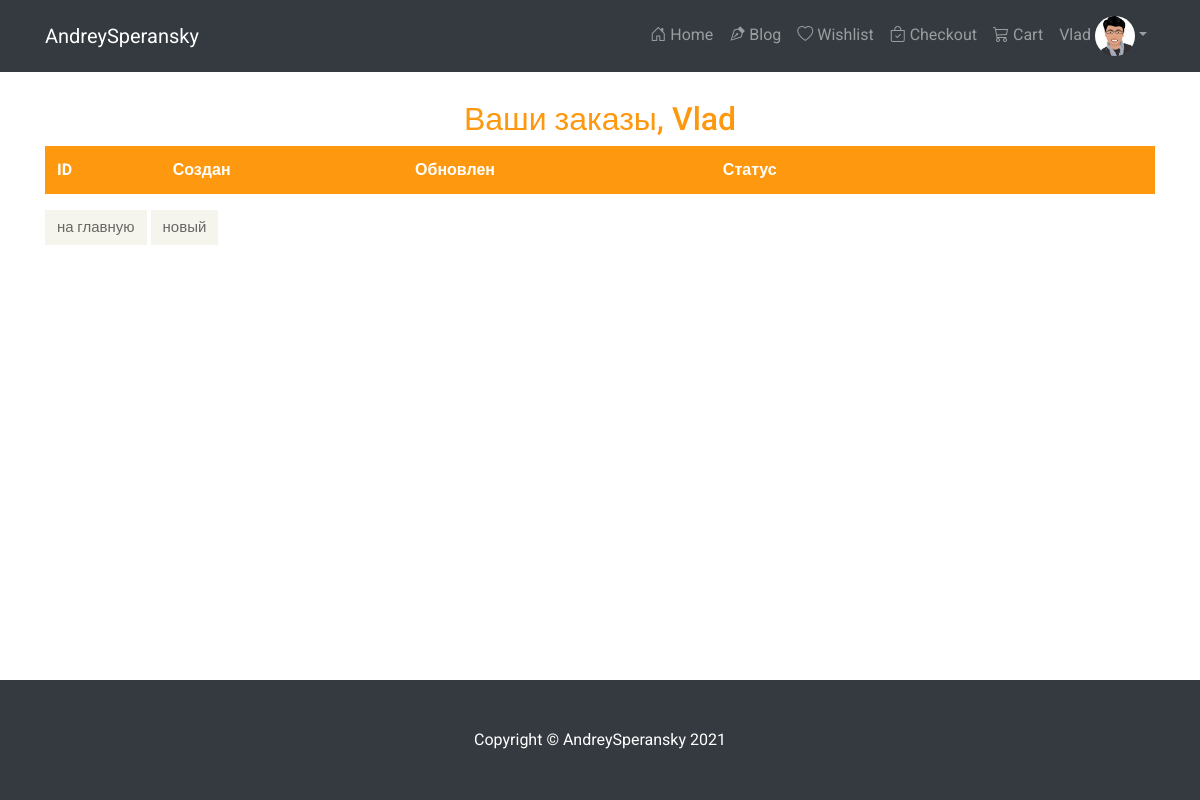
Before: /order/ (signed in) with the older database file.
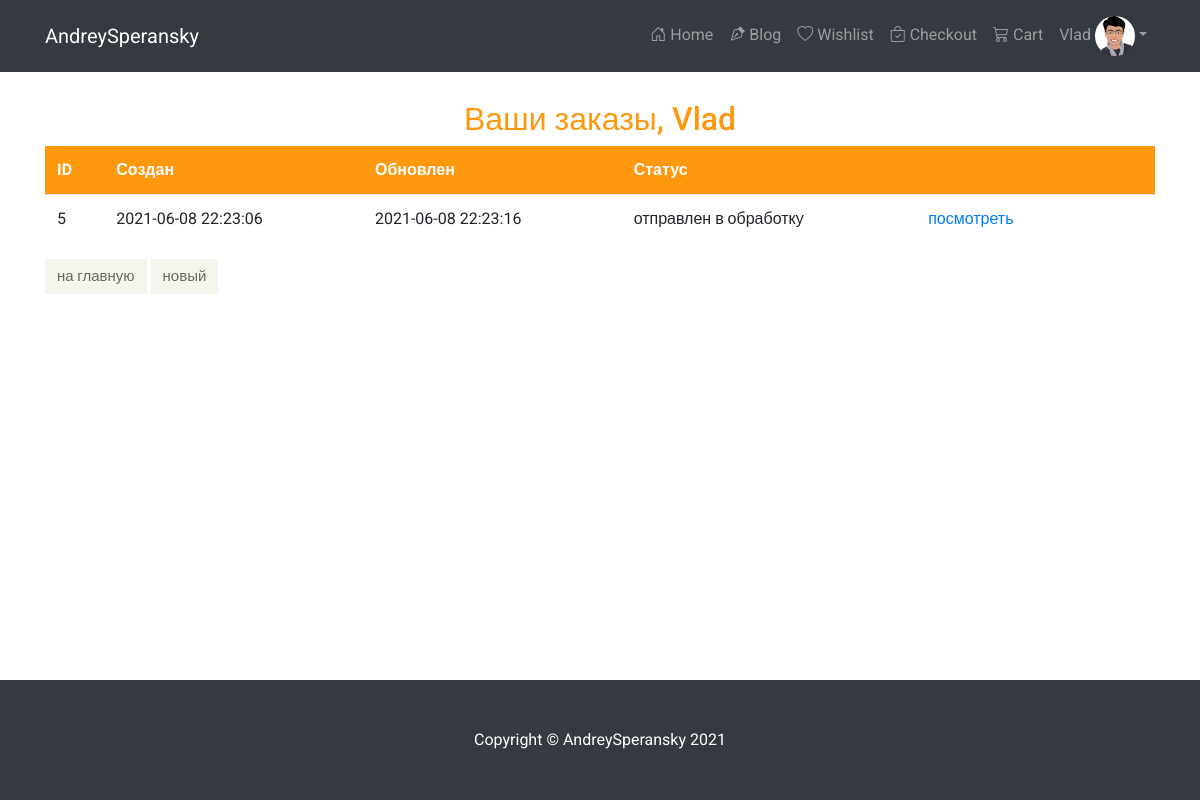
After: the same page with the newer database file.
### authapp/models.py (models this page shows, shortened)
class ShopUser(AbstractUser):
    avatar = models.ImageField(upload_to='avatars/%Y/%m/%d/', verbose_name='аватар', blank=True)

### ordersapp/models.py (models this page shows, shortened)
class Order(models.Model):
    FORMING = 'FM'
    SENT_TO_PROCEED = 'STP'
    PROCEEDED = 'PRD'
    PAID = 'PD'
    READY = 'RDY'
    CANCEL = 'CNC'
    ORDER_STATUS_CHOICES = (
        (FORMING, 'формируется'),
        (SENT_TO_PROCEED, 'отправлен в обработку'),
        (PAID, 'оплачен'),
        (PROCEEDED, 'обрабатывается'),
        (READY, 'готов к выдаче'),
        (CANCEL, 'отменен'),
    )
    user = models.ForeignKey(settings.AUTH_USER_MODEL, on_delete=models.CASCADE)
    created = models.DateTimeField(verbose_name='создан', auto_now_add=True)
    updated = models.DateTimeField(verbose_name='обновлен', auto_now=True)
    status = models.CharField(verbose_name='статус', max_length=3, choices=ORDER_STATUS_CHOICES, default=FORMING)
    is_active = models.BooleanField(verbose_name='активен', default=True)
    class Meta:
        ordering = ('-created',)
        verbose_name = 'заказ'
        verbose_name_plural = 'заказы'

### ordersapp/views.py (the view)
# urls.py: path('', ordersapp.OrderList.as_view(), name='orders_list'),
class OrderList(ListView):
    model = Order
    def get_queryset(self):
        return Order.objects.filter(user=self.request.user)

### ordersapp/templates/ordersapp/order_list.html (shortened to what this page needs)
{% extends 'ordersapp/base.html' %}
{% load static %}
{% block content %}
    <div class="h2 text-center head">
        Ваши заказы, {% if user.first_name %}{{ user.first_name|title}}{% else %}Пользователь{% endif %}
    </div>
    <table class="table orders_list">
        <thead>
          <tr class="order_menu">
            <th>ID</th>
            <th>Создан</th>
            <th>Обновлен</th>
            <th>Статус</th>
            <th></th>
            <th></th>
            <th></th>
          </tr>
        </thead>
        <tbody>
            {% for item in object_list %}
                {% if item.is_active %}
                <tr>
                    <td class="td1 orders_list">{{ item.pk }}</td>
                    <td>{{ item.created|date:"Y-m-d H:i:s" }}</td>
                    <td>{{ item.updated|date:"Y-m-d H:i:s" }}</td>
                    <td>{{ item.get_status_display }}</td>
                    <td>
                        <a href="{% url 'ordersapp:order_read' item.pk %}">посмотреть</a>
                    </td>
                    <td>
                    </td>
                    <td>
                    </td>
                </tr>
                {% endif %}
            {% endfor %}
        </tbody>
    </table>
    <button class="btn btn-default btn-round">
        <a href="{% url 'mainapp:index' %}">
            на главную
        </a>
    </button>
    <button class="btn btn-default btn-round">
        <a href="{% url 'ordersapp:order_create' %}">
            новый
        </a>
    </button>
{% endblock %}

### ordersapp/templates/ordersapp/base.html (shortened to what this page needs)
<!DOCTYPE html>
{% load static %}
<html>
<head>
  <link rel="stylesheet" href="https://maxcdn.bootstrapcdn.com/bootstrap/4.0.0/css/bootstrap.min.css"
>
  <link rel="stylesheet" href="https://cdn.jsdelivr.net/npm/bootstrap-icons@1.4.1/font/bootstrap-icons.css">
  <link href="{% static 'css/price-range.css' %}" rel="stylesheet">
  <link href="{% static 'css/animate.css' %}" rel="stylesheet">
	<link href="{% static 'css/responsive.css' %}" rel="stylesheet">
  <link rel="stylesheet" href="{% static 'css/main.css' %}">
</head>
<body>
  <header>
    {% include 'includes/inc_navbar.html' %}
  </header>
  <main>
    <div class="container orders">
      {% block content %}
      {% endblock %}
    </div>
  </main>
  {% include 'includes/inc_footer.html' %}
</body>
</html>

### templates/includes/inc_navbar.html (shortened to what this page needs)
<nav class="navbar navbar-expand-lg navbar-dark bg-dark fixed-top">
  <div class="container">
    <a class="navbar-brand" href="#">AndreySperansky</a>
    <div class="collapse navbar-collapse" id="navbarResponsive">
      <ul class="navbar-nav ml-auto">
        <li class="nav-item ">
          <a class="nav-link {% if request.resolver_match.url_name == 'index' %}active{% endif %}" href="{% url 'mainapp:index' %}">
            <i class="bi bi-house-door"></i>
            Home
          </a>
        </li>
        <li class="nav-item ">
          <a class="nav-link {% if request.resolver_match.namespace == 'blog' %}active{% endif %}" href="{% url 'blog:main' %}">
            <i class="bi bi-vector-pen"></i>
            Blog
          </a>
        </li>
        <li class="nav-item">
          <a class="nav-link {% if request.resolver_match.url_name == 'bookmarks' %}active{% endif %}" href="{% url 'mainapp:bookmarks' %}">
          <i class="bi bi-heart"></i>
            Wishlist
          </a>
        </li>
        <li class="nav-item">
          <a class="nav-link {% if request.resolver_match.url_name == 'checkout' %}active{% endif %}" href="{% url 'basketapp:checkout' %}">
            <i class="bi bi-bag-check"></i>
            Checkout
          </a>
        </li>
        <li class="nav-item">
          <a class="nav-link {% if request.resolver_match.url_name == 'cart' %}active{% endif %}" href="{% url 'basketapp:cart' %}">
            <i class="bi bi-cart3"></i>
            Cart
          </a>
        </li>
        {% if user.is_authenticated %}
          <li class="nav-item dropdown">
            <a class="nav-link dropdown-toggle" id="userDropdown" href="#" role="button" data-toggle="dropdown"
               aria-haspopup="true" aria-expanded="false">{{ user.first_name|default:'Noname' }} <img
                    src="/media/{{ user.avatar|default:'avatars/avatar-placeholder2.png' }}" alt="..."
                    class="rounded-circle" width="40"></a>
          </li>
        {% endif %}
      </ul>
    </div>
  </div>
</nav>

### templates/includes/inc_footer.html
<footer class="py-5 bg-dark">
  <div class="container">
    <p class="m-0 text-center text-white">Copyright &copy; AndreySperansky 2021</p>
  </div>
</footer>

### myshop/static/css/main.css (style rules this page uses)
body { display: flex; flex-direction: column; padding-top: 100px; min-height: 100vh; font-family: 'Roboto', sans-serif; background: none; position: relative; font-weight:400; }
footer { margin-top: auto; }
ul li { list-style: none; }
a { -webkit-transition: 300ms; -moz-transition: 300ms; -o-transition: 300ms; transition: 300ms; }
.h2 { color: #FE980F; }
.dropdown-toggle { margin-top: 0 !important; }
.navbar-collapse.collapse { padding-left: 0; }
.navbar-nav { align-items: baseline; }
.order_menu { background: #FE980F; color: #fff; font-size: 16px; font-family: 'Roboto', sans-serif; font-weight: normal; }
.table thead th { border: 0 !important; border-spacing: 0 !important; }
.btn-default { background:#F5F5ED; border: 0 none; border-radius: 0; color: #696763; font-family: 'Roboto', sans-serif; font-size: 15px; margin-bottom: 15px; }
.btn-default a { color: #696763; }

Changed rows visible on the page:
added Order: pk "5", created "2021-06-08 22:23:06", updated "2021-06-08 22:23:16", status "отправлен в обработку"
